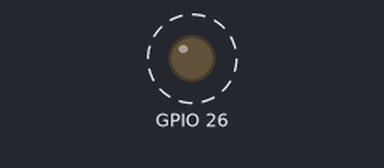
This sketch was run on a simulated ESP32. Shown: output pins drawn as LEDs (lit = HIGH). Dashed ring = blinking.

Above: at 0.2 s.
Timing chart, 0 to 3.0 s (numbered marks = the images above):
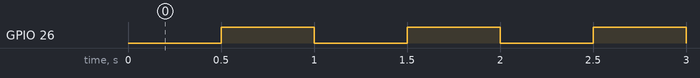

The sketch:

timer_basic.ino
```cpp
#include <MsTimer2.h>

void flash() {
  static boolean output = HIGH;

  digitalWrite(26, output);
  output = !output;
}

void setup() {
  pinMode(26, OUTPUT);

  MsTimer2::set(500, flash); // flash함수를 500ms마다 호출한다
  MsTimer2::start();
}

void loop() {
}
```

Measured:
- by itself, GPIO 26: alternates HIGH for 0.50 s and LOW for 0.50 s
